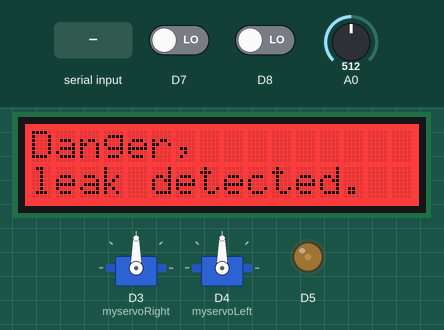
Simulated run of this sketch. Board: ESP8266 (NodeMCU). On the bench: 16×2 character LCD, 2 × servo, output pins drawn as LEDs (lit = HIGH). The test bench sets the inputs (shaded band); at power-on: A0 = 512, D7 LOW, D8 LOW. At 9.6 s the program restarts the board; the recording ends there.

Above: at 1.2 s.
1.3 s: A0 set to 941
2.8 s: A0 set to 973
At 3.7 s:
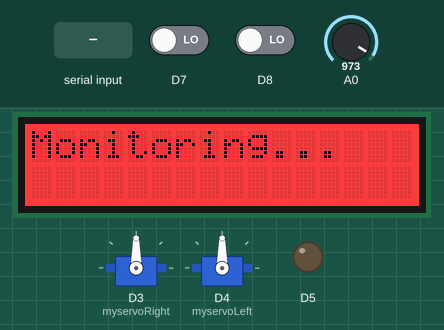
4.3 s: D7 driven HIGH
At 5.6 s:
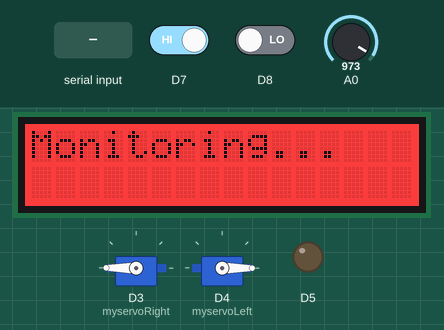
5.9 s: A0 set to 950
At 7.4 s:
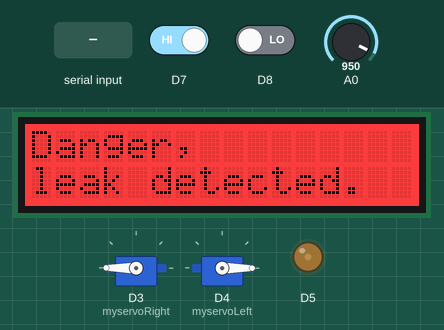
9.5 s: "1" received over Serial
Timing chart, 0 to 9.6 s (numbered marks = the images above; inputs shaded):
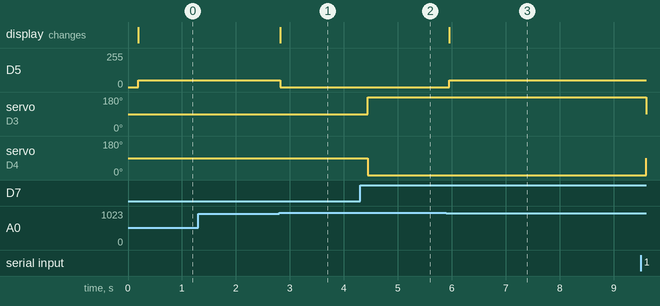

The sketch:

sketch_oct4a.ino
```cpp
#include <Servo.h> // Include the Servo
#include <Wire.h>
#include "rgb_lcd.h"

rgb_lcd lcd;
const int colorR = 255;
const int colorG = 0;
const int colorB = 0;

Servo myservoLeft;  // Create a servo object to control the servo
Servo myservoRight;  // Create a servo object to control the servo
int pos = 0;    // Variable to store the servo position

void setup() {
  lcd.begin(16, 2);
  lcd.setRGB(colorR, colorG, colorB);

  pinMode(D5, OUTPUT);

  Serial.begin(9600);
  pinMode(D7, INPUT);
  pinMode(D8, INPUT);
  myservoRight.attach(D3);
  myservoLeft.attach(D4);
  myservoRight.write(90);
  myservoLeft.write(90);

}

void loop() {
   //Scan from 0 degrees to 180 degrees
 int sensorValue = digitalRead(D7);
 int BtnValue = digitalRead(D8);


  delay(100);
  lcd.clear();
  if(analogRead(A0) < 960){
    lcd.setCursor(0,0);
    lcd.print("Danger,");

    lcd.setCursor(0,1);
    lcd.print("leak detected. ");

    analogWrite(D5, 50);
  }
  else{
    lcd.print("Monitoring...");
    analogWrite(D5, 0);
  }
  lcd.display();

 if(sensorValue==1)
  {
    myservoRight.write(180);
    myservoLeft.write(-180);
  }
  if(Serial.available() > 0){
        myservoRight.write(90);
        myservoLeft.write(90);
      while(true){}
  }

  if(BtnValue==1){
     while(Serial.available() > 0){
      Serial.read();
  }
    //Send value to python
    int valueToSend = 123;
    Serial.println(valueToSend);
  }
}
```

Measured:
- the behaviour switches between 959 and 960 on A0 (found by bisection; images 0 and 1)
- after the input at 1.3 s, every drawn part: stays the same
- after the input at 2.8 s, D5: 50/255 → 0/255 at once; the display: changes at once (image 1)
- after the input at 4.3 s, servo on D3 (myservoRight): 90° → 180° after 0.14 s; servo on D4 (myservoLeft): 90° → 0° after 0.14 s
- after the input at 5.9 s, D5: 0/255 → 50/255 after 0.05 s; the display: changes after 0.05 s (image 3)
- after the input at 9.5 s, every drawn part: stays the same
